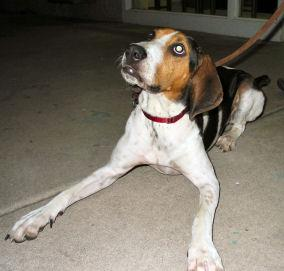
#> input picture Filtering img/n02089867_1208.jpg, 284 x 271 px; its folder holds only this picture in this run
$ python -i transforms.py   (imports and definitions only)
#> lines starting #> are read from the running program, lines starting #| are printed output that depends on the picture
#> further down, picture is the input picture: shape (271, 284, 3); mean B, G, R 104.5, 116.2, 123.4
"""
Geometric and Intensity Transformations for Image Processing
=============================================================

This module implements various image transformations to study their effects
on image interpretability and downstream vision tasks.

Geometric Transforms: Rotation, Scaling, Flipping
Intensity Transforms: Histogram Equalization, Gamma Correction, Contrast Adjustment
"""

import cv2
import numpy as np
from typing import Tuple, Optional


class GeometricTransforms:
    """
    Geometric transformations that modify spatial arrangement of pixels.
    These help study invariance properties of feature detectors.
    """

    # [125 lines left out: functions rotate, scale, flip, translate, affine_transform, not called in this run]


class IntensityTransforms:
    """
    Intensity transformations that modify pixel values without changing geometry.
    These help study illumination invariance and enhance image quality.
    """

    @staticmethod
    def histogram_equalization(image: np.ndarray, method: str = 'global') -> np.ndarray:
        """
        Apply histogram equalization to enhance contrast.

        Args:
            image: Input image (BGR or grayscale)
            method: 'global' or 'clahe' (Contrast Limited Adaptive HE)

        Returns:
            Contrast-enhanced image

        Theory:
            Global HE: Maps histogram to uniform distribution using CDF transform.
            CLAHE: Applies HE locally with contrast limiting to prevent noise amplification.

            For dog images, CLAHE often works better as it preserves local texture details
            while enhancing overall contrast.
        """
#> called with method = 'global'
        if len(image.shape) == 3:
            # Convert to LAB color space for better results
            lab = cv2.cvtColor(image, cv2.COLOR_BGR2LAB)
#> lab: shape (271, 284, 3); mean of channels 0, 1, 2 122, 128.8, 135.5
            l_channel = lab[:, :, 0]
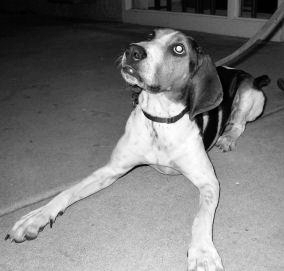
#> l_channel: shape (271, 284); min 0, max 255, mean 122
        else:
            l_channel = image.copy()

        if method == 'global':
            equalized = cv2.equalizeHist(l_channel)
        elif method == 'clahe':
            clahe = cv2.createCLAHE(clipLimit=2.0, tileGridSize=(8, 8))
            equalized = clahe.apply(l_channel)
        else:
            raise ValueError("Method must be 'global' or 'clahe'")

        if len(image.shape) == 3:
            lab[:, :, 0] = equalized
#> lab: shape (271, 284, 3); mean of channels 0, 1, 2 128, 128.8, 135.5
            return cv2.cvtColor(lab, cv2.COLOR_LAB2BGR)
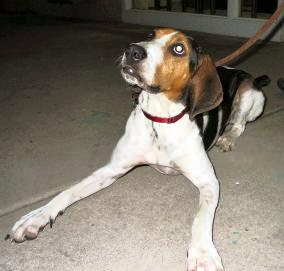
#> returned value: shape (271, 284, 3); mean B, G, R 110.5, 122.4, 129.7
        return equalized

    # [110 lines left out: functions gamma_correction, adjust_brightness, adjust_contrast, normalize, apply_transform_pipeline, not called in this run]


# Convenience functions for quick access
def rotate(image, angle):
    return GeometricTransforms.rotate(image, angle)

def scale(image, factor):
    return GeometricTransforms.scale(image, factor)

def flip_horizontal(image):
    return GeometricTransforms.flip(image, 'horizontal')

def flip_vertical(image):
    return GeometricTransforms.flip(image, 'vertical')

def histogram_eq(image, method='clahe'):
    return IntensityTransforms.histogram_equalization(image, method)

def gamma_correct(image, gamma):
    return IntensityTransforms.gamma_correction(image, gamma)

>>> import cv2
>>> picture = cv2.imread('../../Filtering img/n02089867_1208.jpg')
>>> result = IntensityTransforms().histogram_equalization(picture)

$ run again, on Filtering img/n02100236_619.jpg
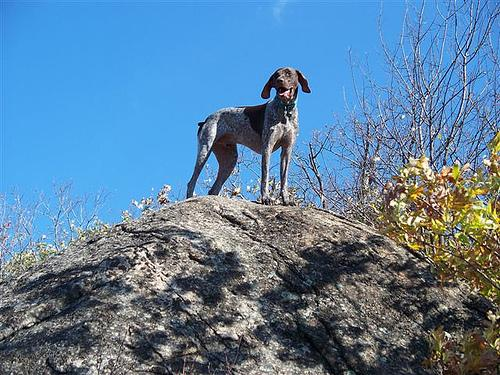
#> input picture Filtering img/n02100236_619.jpg, 500 x 375 px
#> picture is the input picture: shape (375, 500, 3); mean B, G, R 157.4, 128, 93.4
#> in histogram_equalization, `equalized = cv2.equalizeHist(l_channel)`:
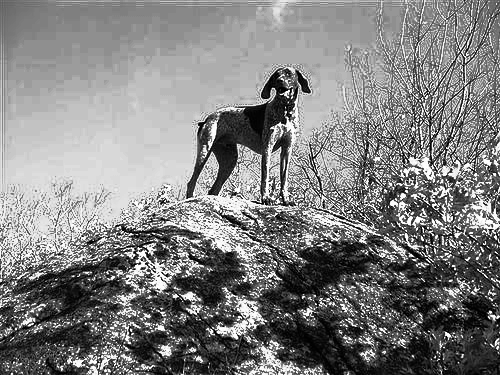
#> equalized: shape (375, 500); min 0, max 255, mean 128.6
#> in histogram_equalization, `return cv2.cvtColor(lab, cv2.COLOR_LAB2BGR)`:
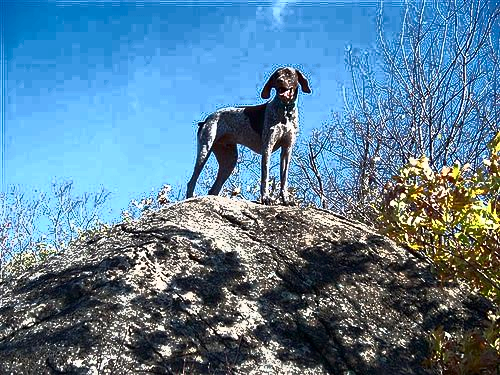
#> returned value: shape (375, 500, 3); mean B, G, R 151.1, 126.2, 90.3
